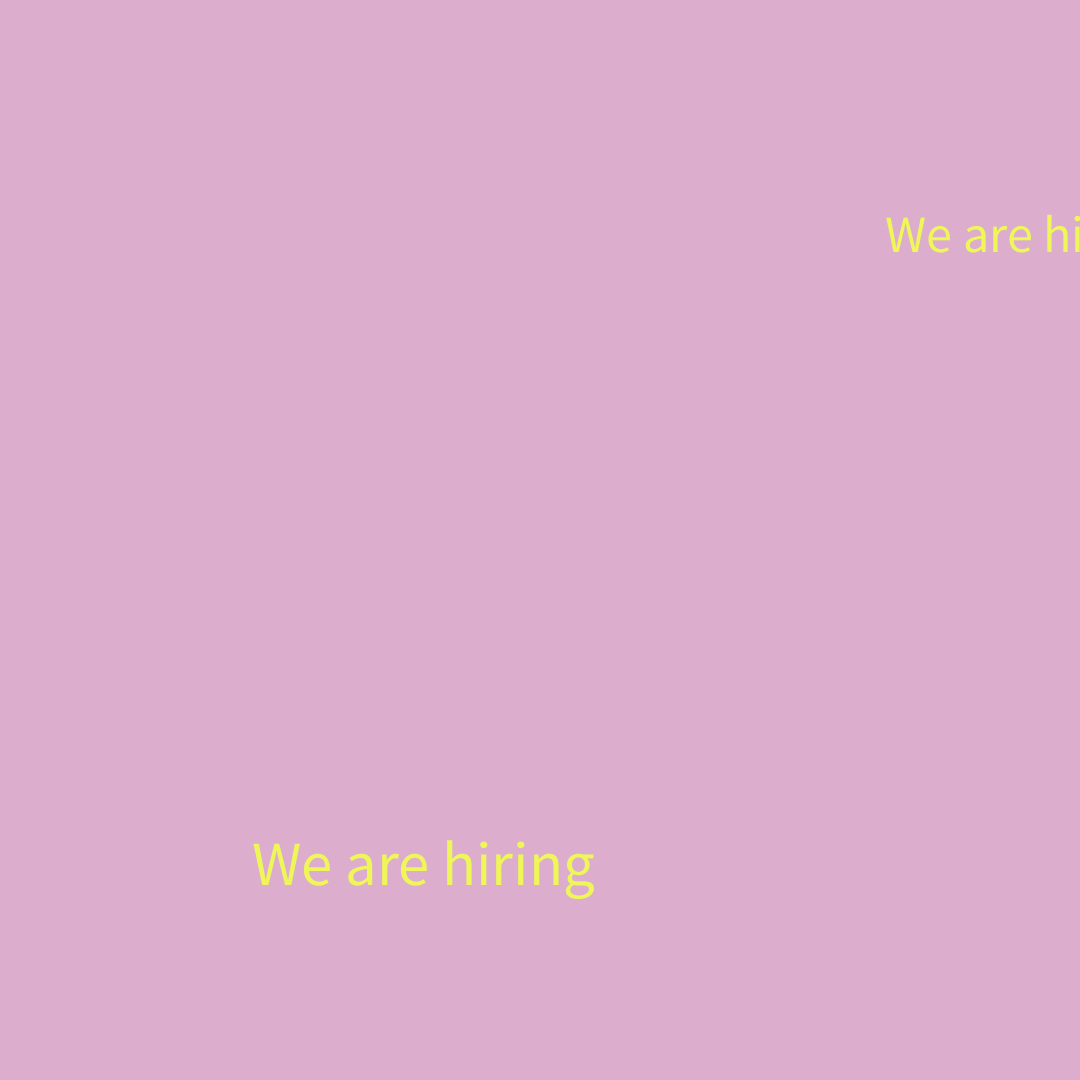
Frame 1 (no input)
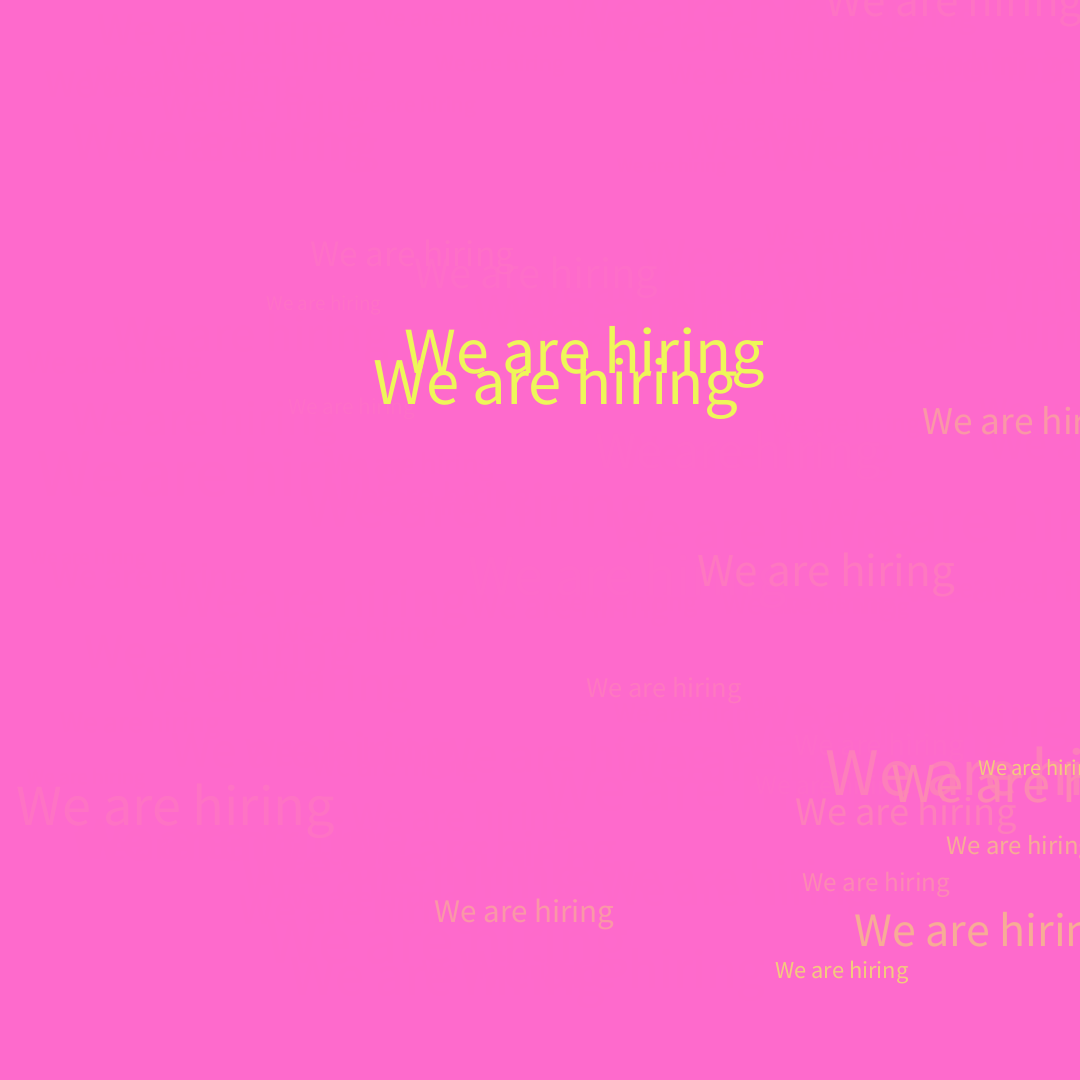
Frame 60 (the mouse pressed at the canvas centre just before this capture)
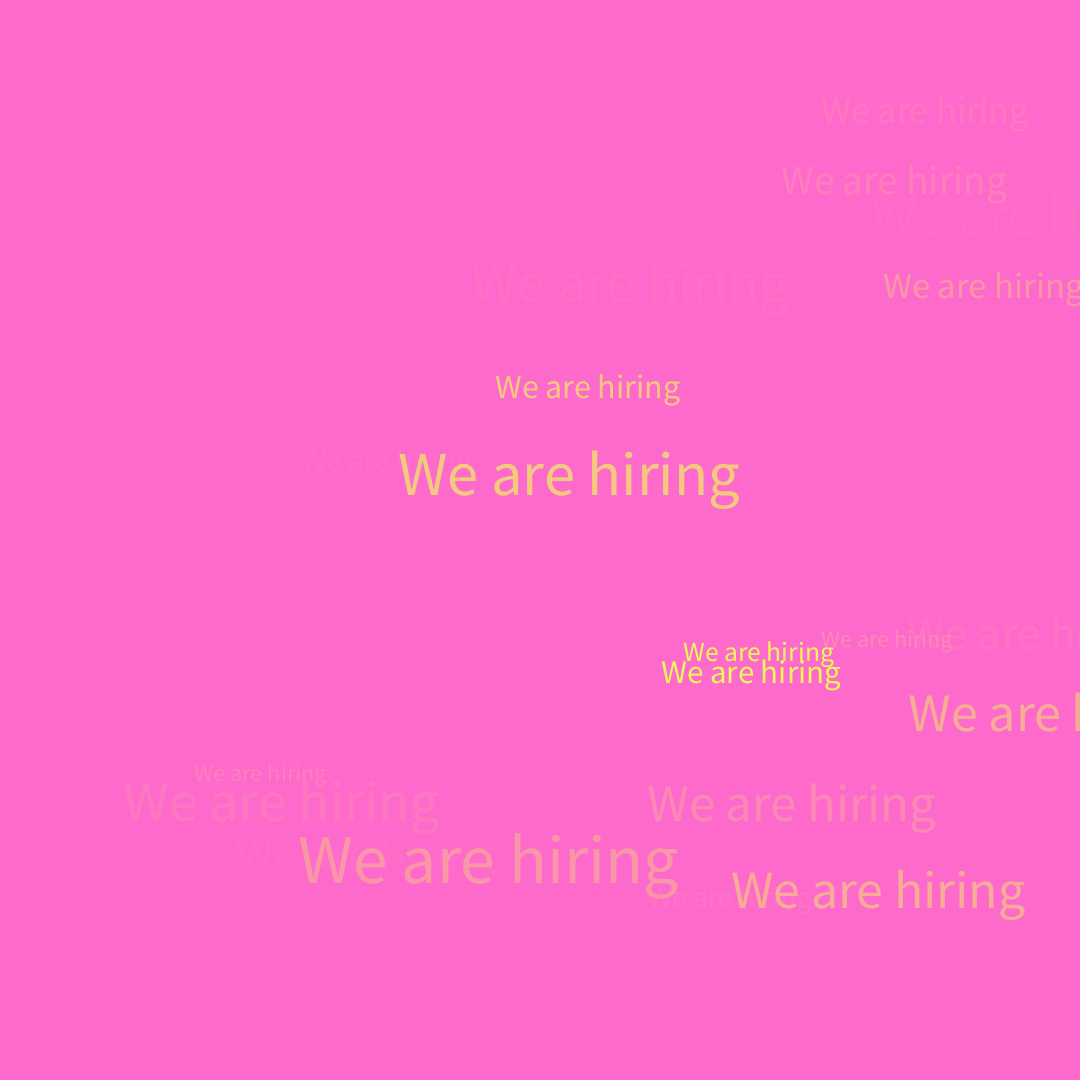
Frame 120 (the mouse held since frame 60 and released just before this capture)

The Processing sketch that drew these frames (run headless with seeded random() and noise(); from frame 60 on, the mouse is pressed at the canvas centre):

// Processing sketch: hiring_TA
// ── hiring_TA.pde
void setup(){
  size(1080, 1080);
  fill(#EEF659);
  noStroke();
}

void draw(){
  //background(#FF69CC);
  fill(#FF69CC, 80);
  rect(0,0,width,height);
  fill(#EEF659);
  textSize(random(20, 70));
  frameRate(int(random(2,10)));
  int x = (int)random(10, width-150);
  int y = (int)random(10, height-50);
  text("We are hiring", x, y);
  textSize(random(20, 70));
  text("We are hiring", y, x);
  if (key == 'i'){
    rect(width/2-400, height/2-175, 800, 300);
    fill(#FF69CC);
    textSize(55);
    text("TA position open for the fall 2022", width/2-400+30, height/2-100+70-75);
    text("in AIR LAB", width/2-400+30+240, height/2-100+70-10);
    textSize(35);
    text("airlab.itu.dk/lab-ta-fall-2022", width/2-210, height/2+50-15);
    text("deadline: August 11th 2022", width/2-200, height/2+100+10-20);
    
    
  }
  
}

void plot(){

}
